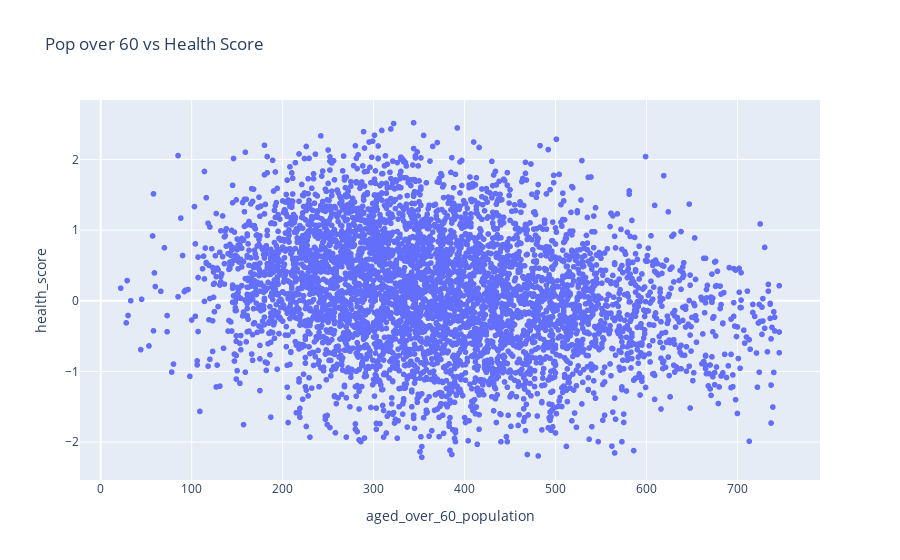

Notebook source saved alongside this figure:
### Code cell
fig = px.scatter(loneliness_health, y='health_score', x='aged_over_60_population', title='Pop over 60 vs Health Score')
fig.show()

### Figure 1 — Plotly figure (JSON) as saved in the notebook; plotly's stock layout.template omitted (floating-point values rounded to 4 significant figures; data arrays with more than 128 entries replaced by an {"elided": "..."} marker saying what was removed)
{"data": [{"hovertemplate": "aged_over_60_population=%{x}<br>health_score=%{y}<extra></extra>", "legendgroup": "", "marker": {"color": "#636efa", "symbol": "circle"}, "mode": "markers", "name": "", "showlegend": false, "type": "scattergl", "x": {"elided": "4943 int values"}, "xaxis": "x", "y": {"elided": "4943 float values"}, "yaxis": "y"}], "layout": {"autosize": true, "legend": {"tracegroupgap": 0}, "title": {"text": "Pop over 60 vs Health Score"}, "xaxis": {"anchor": "y", "autorange": true, "domain": [0, 1], "range": [-20.91, 788.9], "title": {"text": "aged_over_60_population"}, "type": "linear"}, "yaxis": {"anchor": "x", "autorange": true, "domain": [0, 1], "range": [-2.562, 2.868], "title": {"text": "health_score"}, "type": "linear"}}}
